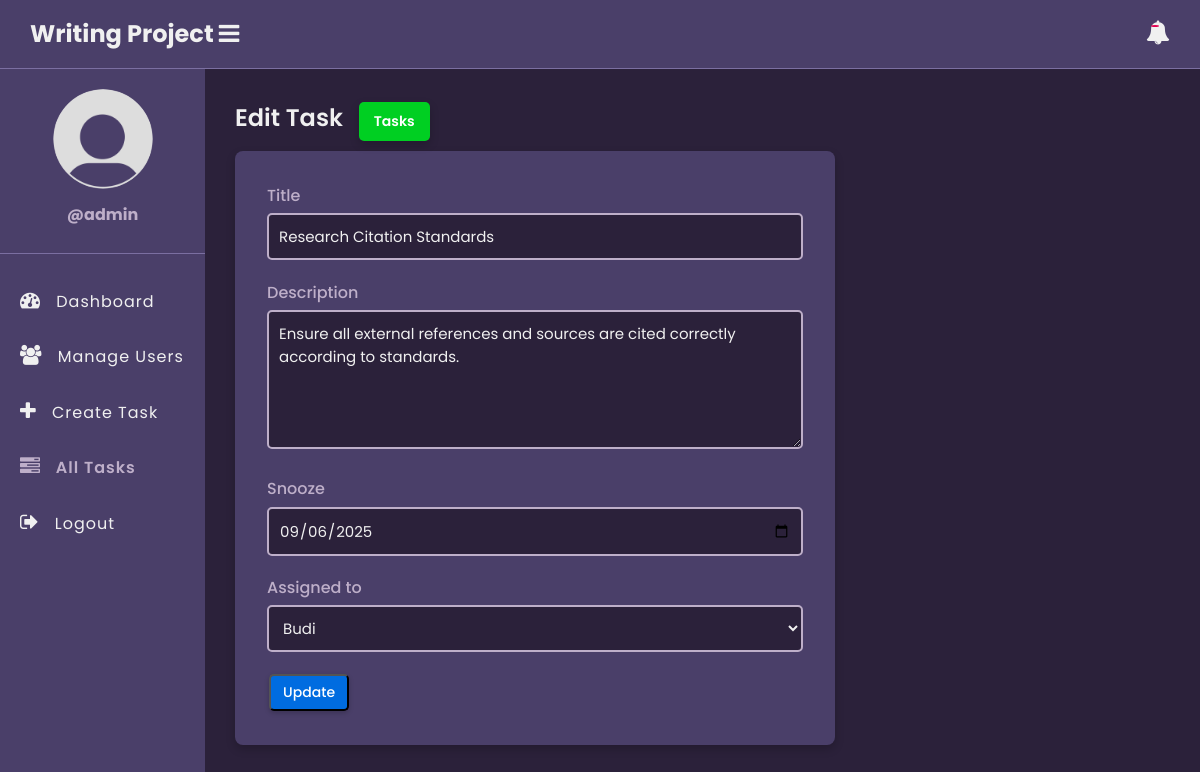
Screenshot of /edit-task.php?id=27 (signed in) with the database file from the repository.
### tables this page shows
CREATE TABLE `tasks` (
  `id` int(11) NOT NULL,
  `title` varchar(100) NOT NULL,
  `description` text DEFAULT NULL,
  `assigned_to` int(11) DEFAULT NULL,
  `due_date` date DEFAULT NULL,
  `status` enum('pending','in_progress','completed') DEFAULT 'pending',
  `created_at` timestamp NOT NULL DEFAULT current_timestamp()
);

### app/model/Task.php (called while the page is built, shortened)
<?php
function get_task_by_id($conn, $id){
	$sql = "SELECT * FROM tasks WHERE id =? ";
	$stmt = $conn->prepare($sql);
	$stmt->execute([$id]);
	if($stmt->rowCount() > 0){
		$task = $stmt->fetch();
	}else $task = 0;
	return $task;
}

### app/model/User.php (called while the page is built, shortened)
<?php
function get_all_users($conn){
	$sql = "SELECT * FROM users WHERE role =? ";
	$stmt = $conn->prepare($sql);
	$stmt->execute(["employee"]);
	if($stmt->rowCount() > 0){
		$users = $stmt->fetchAll();
	}else $users = 0;
	return $users;
}

### edit-task.php (the view, shortened to what this page needs)
<?php
if (isset($_SESSION['role']) && isset($_SESSION['id']) && $_SESSION['role'] == "admin") {
    include "DB_connection.php";
    include "app/Model/Task.php";
    include "app/Model/User.php";
    $id = $_GET['id'];
    $task = get_task_by_id($conn, $id);
   $users = get_all_users($conn);
 ?>
<!DOCTYPE html>
<html>
<head>
	<link rel="stylesheet" href="https://stackpath.bootstrapcdn.com/font-awesome/4.7.0/css/font-awesome.min.css">
	<link rel="stylesheet" href="css/style.css">
</head>
<body>
	<?php include "inc/header.php" ?>
	<div class="body">
		<?php include "inc/nav.php" ?>
		<section class="section-1">
			<h4 class="title">Edit Task <a href="tasks.php">Tasks</a></h4>
			<form class="form-1"
			      method="POST"
			      action="app/update-task.php">
				<div class="input-holder">
					<lable>Title</lable>
					<input type="text" name="title" class="input-1" placeholder="Full Name" value="<?=$task['title']?>"><br>
				</div>
				<div class="input-holder">
					<lable>Description</lable>
					<textarea name="description" rows="5" class="input-1" ><?=$task['description']?></textarea><br>
				</div>
				<div class="input-holder">
					<lable>Snooze</lable>
					<input type="date" name="due_date" class="input-1" placeholder="Snooze" value="<?=$task['due_date']?>"><br>
				</div>
            <div class="input-holder">
					<lable>Assigned to</lable>
					<select name="assigned_to" class="input-1">
						<?php if ($users !=0) {
							foreach ($users as $user) {
								if ($task['assigned_to'] == $user['id']) { ?>
									<option selected value="<?=$user['id']?>"><?=$user['full_name']?></option>
						<?php }else{ ?>
                  <option value="<?=$user['id']?>"><?=$user['full_name']?></option>
						<?php } } } ?>
					</select><br>
				</div>
				<button class="edit-btn">Update</button>
			</form>
		</section>
	</div>
</body>
</html>
<?php }else{
   $em = "First login";
   header("Location: login.php?error=$em");
   exit();
}
 ?>

### css/style.css (style rules this page uses)
:root { --bg-darkest: #2b213a; --bg-medium: #4a3f69; --bg-light-table: #7b6fa1; --accent: #beafc9; --text-primary: #f0f0f0; --text-secondary: #beafc9; --blue-btn: #006ce0; --red-btn: #e00051; --green-btn: #00cf22; --danger-bg: #ff98aa; --danger-text: #b20008; --success-bg: #80ce91; --success-text: #009d22; }
* { margin: 0; padding: 0; box-sizing: border-box; font-family: Poppins, sans-serif; }
html { height: 100%; }
body { background-color: var(--bg-darkest); color: var(--text-primary); line-height: 1.6; }
a { color: var(--accent); text-decoration: none; }
.body { display: flex; }
.section-1 { padding: 30px; width: 100%; background: var(--bg-darkest); }
.section-1 .title { color: var(--text-primary); font-size: 24px; font-weight: 600; margin-bottom: 10px; }
.section-1 .title a { text-decoration: none; display: inline-block; border: none; background: var(--green-btn); padding: 8px 15px; color: #fff; font-size: 14px; border-radius: 5px; cursor: pointer; transition: opacity 0.3s; box-shadow: 0 4px 10px rgba(0, 0, 0, 0.2); margin-left: 10px; }
.delete-btn, .edit-btn { text-decoration: none; display: inline-block; padding: 6px 12px; color: #fff; font-size: 14px; font-weight: 500; border-radius: 5px; cursor: pointer; outline: none; transition: opacity 0.3s; box-shadow: 0 2px 5px rgba(0, 0, 0, 0.2); margin: 2px; }
.edit-btn { background: var(--blue-btn); }
.form-1 { width: 90%; max-width: 600px; background: var(--bg-medium); padding: 2rem; border-radius: 8px; box-shadow: 0 4px 10px rgba(0, 0, 0, 0.2); }
.input-holder lable { display: block; margin-bottom: 5px; color: var(--text-secondary); font-weight: 500; }
.input-1 { border: 2px solid var(--accent); width: 100%; padding: 10px; font-size: 15px; outline: none; border-radius: 5px; background: var(--bg-darkest); color: var(--text-primary); }
.input-holder { margin-bottom: 1.2rem; }

### rows the page displays
tasks: title "Research Citation Standards", description "Ensure all external references and sources are cited correctly according to standards.", due_date "09/06/2025"

### other values shown
$_SESSION['username'] "admin"
form field assigned_to "Budi"
